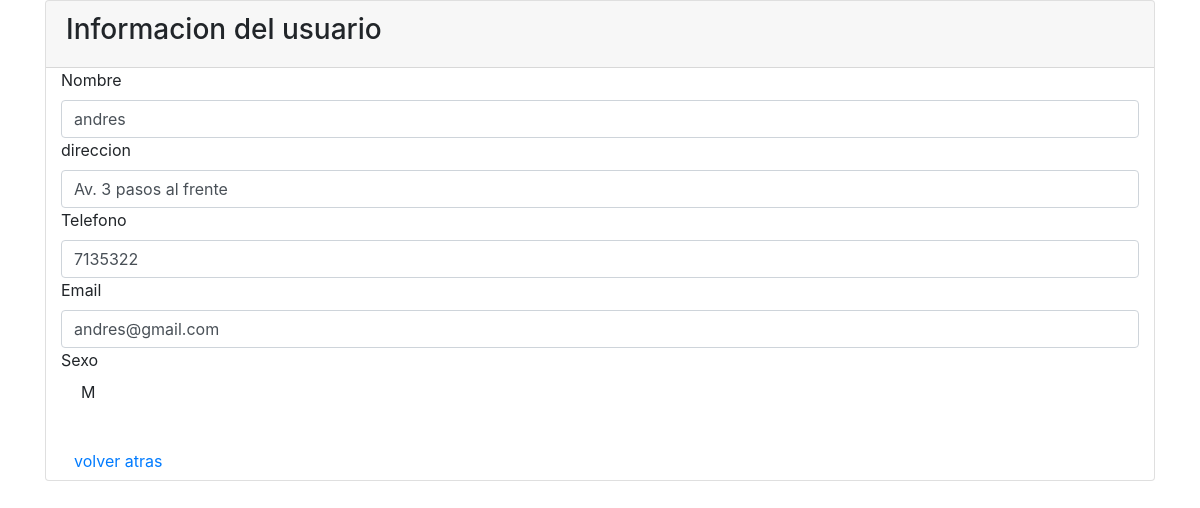
Page /read.php?id=4 on the committed database.
### tables this page shows
CREATE TABLE `Persona` (
  `id` int UNSIGNED NOT NULL,
  `nombre` varchar(50) NOT NULL,
  `contraseña` varchar(56) NOT NULL,
  `direccion` varchar(80) NOT NULL,
  `telefono` int NOT NULL,
  `email` varchar(40) NOT NULL,
  `sexo` varchar(1) NOT NULL
);

### read.php (the view, shortened to what this page needs)
<?php
$id = null;
if (!empty($_GET['id'])) {
    $id = $_REQUEST['id'];
}
if (null == $id) {
    header("Location: index.php");
} else {
    $pdo = Banco::conectar();
    $pdo->setAttribute(PDO::ATTR_ERRMODE, PDO::ERRMODE_EXCEPTION);
    $sql = "SELECT * FROM Persona where id = ?";
    $q = $pdo->prepare($sql);
    $q->execute(array($id));
    $data = $q->fetch(PDO::FETCH_ASSOC);
}
?>
<!DOCTYPE html>
<html lang="es">
<head>
    <link rel="stylesheet" href="assets/css/bootstrap.min.css">
</head>
<body>
<div class="container">
    <div class="span10 offset1">
        <div class="card">
            <div class="card-header">
                <h3 class="well">Informacion del usuario</h3>
            </div>
            <div class="container">
                <div class="form-horizontal">
                    <div class="control-group">
                        <label class="control-label">Nombre</label>
                        <div class="controls form-control">
                            <label class="carousel-inner">
                                <?php echo $data['nombre']; ?>
                            </label>
                        </div>
                    </div>
                    <div class="control-group">
                        <label class="control-label">direccion</label>
                        <div class="controls form-control disabled">
                            <label class="carousel-inner">
                                <?php echo $data['direccion']; ?>
                            </label>
                        </div>
                    </div>
                    <div class="control-group">
                        <label class="control-label">Telefono</label>
                        <div class="controls form-control disabled">
                            <label class="carousel-inner">
                                <?php echo $data['telefono']; ?>
                            </label>
                        </div>
                    </div>
                    <div class="control-group">
                        <label class="control-label">Email</label>
                        <div class="controls form-control disabled">
                            <label class="carousel-inner">
                                <?php echo $data['email']; ?>
                            </label>
                        </div>
                    </div>
                    <div class="control-group">
                        <label class="control-label">Sexo</label>
                        <div class="controls form-check disabled">
                            <label class="carousel-inner">
                                <?php echo $data['sexo']; ?>
                            </label>
                        </div>
                    </div>
                    <br/>
                    <div class="form-actions">
                        <a href="user.php" type="btn" class="btn btn-default">volver atras</a>
                    </div>
                </div>
            </div>
        </div>
    </div>
</div>
</body>
</html>

### rows in the picture
persona: nombre "andres", direccion "Av. 3 pasos al frente", telefono "7135322", email "andres@gmail.com", sexo "M"
